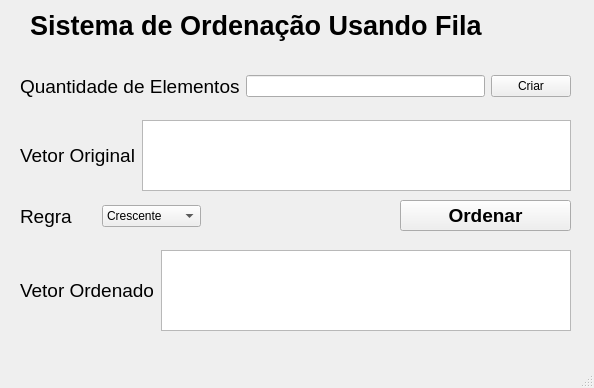
<?xml version="1.0" encoding="UTF-8"?>
<ui version="4.0">
 <class>MainWindow</class>
 <widget class="QMainWindow" name="MainWindow">
  <property name="geometry">
   <rect>
    <x>0</x>
    <y>0</y>
    <width>594</width>
    <height>388</height>
   </rect>
  </property>
  <property name="windowTitle">
   <string>MainWindow</string>
  </property>
  <widget class="QWidget" name="centralwidget">
   <widget class="QLabel" name="label">
    <property name="geometry">
     <rect>
      <x>30</x>
      <y>0</y>
      <width>551</width>
      <height>51</height>
     </rect>
    </property>
    <property name="text">
     <string>&lt;html&gt;&lt;head/&gt;&lt;body&gt;&lt;p&gt;&lt;span style=&quot; font-size:20pt; font-weight:700;&quot;&gt;Sistema de Ordenação Usando Fila&lt;/span&gt;&lt;/p&gt;&lt;/body&gt;&lt;/html&gt;</string>
    </property>
   </widget>
   <widget class="QPushButton" name="pushButton_2Executar">
    <property name="geometry">
     <rect>
      <x>400</x>
      <y>200</y>
      <width>171</width>
      <height>31</height>
     </rect>
    </property>
    <property name="font">
     <font>
      <pointsize>14</pointsize>
      <bold>true</bold>
     </font>
    </property>
    <property name="text">
     <string>Ordenar</string>
    </property>
   </widget>
   <widget class="QWidget" name="layoutWidget">
    <property name="geometry">
     <rect>
      <x>20</x>
      <y>70</y>
      <width>551</width>
      <height>33</height>
     </rect>
    </property>
    <layout class="QHBoxLayout" name="horizontalLayout">
     <item>
      <widget class="QLabel" name="label_2">
       <property name="text">
        <string>&lt;html&gt;&lt;head/&gt;&lt;body&gt;&lt;p&gt;&lt;span style=&quot; font-size:14pt;&quot;&gt;Quantidade de Elementos&lt;/span&gt;&lt;/p&gt;&lt;/body&gt;&lt;/html&gt;</string>
       </property>
      </widget>
     </item>
     <item>
      <widget class="QLineEdit" name="lineEditQuantidadeElementos"/>
     </item>
     <item>
      <widget class="QPushButton" name="pushButtonCriar">
       <property name="text">
        <string>Criar</string>
       </property>
      </widget>
     </item>
    </layout>
   </widget>
   <widget class="QWidget" name="layoutWidget">
    <property name="geometry">
     <rect>
      <x>20</x>
      <y>200</y>
      <width>181</width>
      <height>33</height>
     </rect>
    </property>
    <layout class="QHBoxLayout" name="horizontalLayout_2">
     <item>
      <widget class="QLabel" name="label_4">
       <property name="text">
        <string>&lt;html&gt;&lt;head/&gt;&lt;body&gt;&lt;p&gt;&lt;span style=&quot; font-size:14pt;&quot;&gt;Regra&lt;/span&gt;&lt;/p&gt;&lt;/body&gt;&lt;/html&gt;</string>
       </property>
      </widget>
     </item>
     <item>
      <widget class="QComboBox" name="comboBoxRegra">
       <item>
        <property name="text">
         <string>Crescente</string>
        </property>
       </item>
       <item>
        <property name="text">
         <string>Decrescente</string>
        </property>
       </item>
      </widget>
     </item>
    </layout>
   </widget>
   <widget class="QWidget" name="layoutWidget_2">
    <property name="geometry">
     <rect>
      <x>20</x>
      <y>250</y>
      <width>551</width>
      <height>81</height>
     </rect>
    </property>
    <layout class="QHBoxLayout" name="horizontalLayout_4">
     <item>
      <widget class="QLabel" name="label_5">
       <property name="text">
        <string>&lt;html&gt;&lt;head/&gt;&lt;body&gt;&lt;p&gt;&lt;span style=&quot; font-size:14pt;&quot;&gt;Vetor Ordenado&lt;/span&gt;&lt;/p&gt;&lt;/body&gt;&lt;/html&gt;</string>
       </property>
      </widget>
     </item>
     <item>
      <widget class="QTextEdit" name="textEditVetorOrdenado"/>
     </item>
    </layout>
   </widget>
   <widget class="QWidget" name="">
    <property name="geometry">
     <rect>
      <x>20</x>
      <y>120</y>
      <width>551</width>
      <height>71</height>
     </rect>
    </property>
    <layout class="QHBoxLayout" name="horizontalLayout_3">
     <item>
      <widget class="QLabel" name="label_3">
       <property name="text">
        <string>&lt;html&gt;&lt;head/&gt;&lt;body&gt;&lt;p&gt;&lt;span style=&quot; font-size:14pt;&quot;&gt;Vetor Original&lt;/span&gt;&lt;/p&gt;&lt;/body&gt;&lt;/html&gt;</string>
       </property>
      </widget>
     </item>
     <item>
      <widget class="QTextEdit" name="textEditVetorOriginal"/>
     </item>
    </layout>
   </widget>
  </widget>
  <widget class="QMenuBar" name="menubar">
   <property name="geometry">
    <rect>
     <x>0</x>
     <y>0</y>
     <width>594</width>
     <height>25</height>
    </rect>
   </property>
  </widget>
  <widget class="QStatusBar" name="statusbar"/>
 </widget>
 <resources/>
 <connections/>
</ui>
